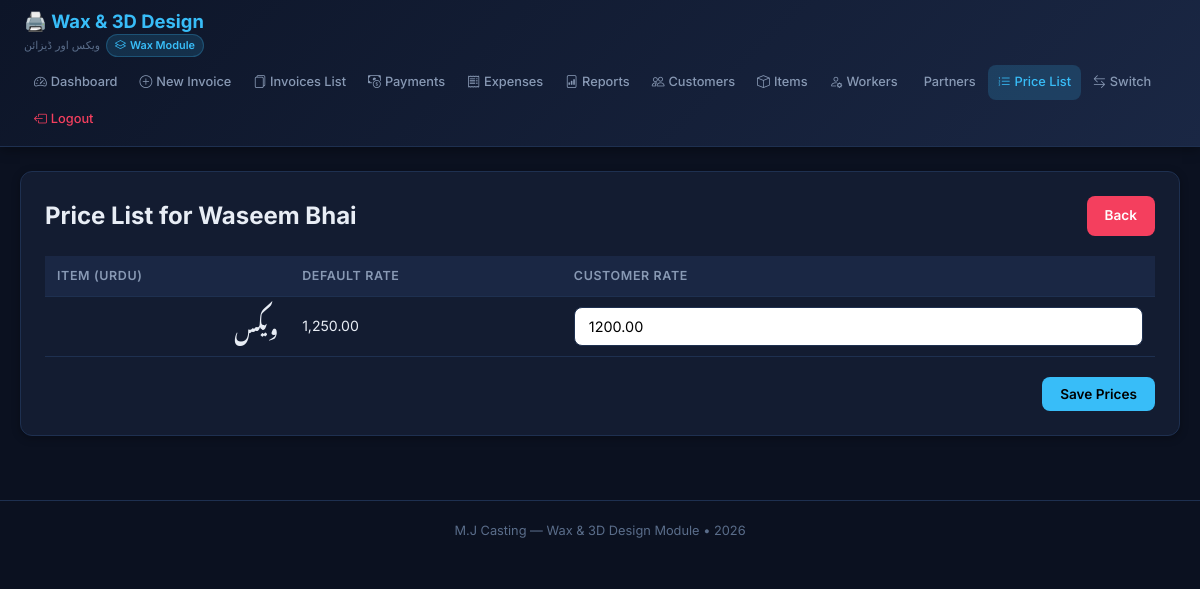
/wax/price_list.php?customer_id=2 (signed in), run on the app's committed database.
### tables this page shows
CREATE TABLE `wax_customers` (
  `id` int(11) NOT NULL,
  `name` varchar(100) NOT NULL,
  `contact` varchar(50) DEFAULT NULL,
  `address` text DEFAULT NULL,
  `opening_balance` decimal(10,2) DEFAULT 0.00,
  `billing_style` enum('weekly','monthly','cash') DEFAULT 'cash',
  `active` tinyint(1) DEFAULT 1,
  `created_at` timestamp NOT NULL DEFAULT current_timestamp()
);

CREATE TABLE `wax_items` (
  `id` int(11) NOT NULL,
  `name` varchar(255) DEFAULT NULL,
  `name_urdu` varchar(255) NOT NULL,
  `category` enum('wax','design','mix') NOT NULL,
  `default_rate` decimal(10,2) DEFAULT NULL,
  `active` tinyint(1) DEFAULT 1
);

### wax/includes/functions.php (called while the page is built, shortened)
<?php
function format_currency($amount) {
    return number_format($amount, 2);
}

### wax/price_list.php (the view, shortened to what this page needs)
<?php
require_once __DIR__ . '/includes/functions.php';
$customer_id = $_GET['customer_id'] ?? 0;
$pdo = getDB();
$stmt = $pdo->prepare("SELECT * FROM wax_customers WHERE id = ?");
$stmt->execute([$customer_id]);
$customer = $stmt->fetch();
$items = $pdo->query("SELECT * FROM wax_items WHERE category = 'wax' AND active = 1 ORDER BY name_urdu ASC")->fetchAll();
$stmtRates = $pdo->prepare("SELECT item_id, rate FROM wax_price_list WHERE customer_id = ?");
$stmtRates->execute([$customer_id]);
$existing_rates = $stmtRates->fetchAll(PDO::FETCH_KEY_PAIR);
include __DIR__ . '/templates/header.php';
?>
<div class="card">
    <div style="display: flex; justify-content: space-between; align-items: center; margin-bottom: 20px;">
        <h2>Price List for <?= htmlspecialchars($customer['name']) ?></h2>
        <a href="customers.php" class="btn btn-danger">Back</a>
    </div>
    <form method="POST">
        <table>
            <thead>
                <tr>
                    <th>Item (Urdu)</th>
                    <th>Default Rate</th>
                    <th>Customer Rate</th>
                </tr>
            </thead>
            <tbody>
                <?php foreach ($items as $item): ?>
                <tr>
                    <td style="font-family: 'Noto Nastaliq Urdu', serif; font-size: 1.2em; direction: rtl; text-align: right;">
                        <?= htmlspecialchars($item['name_urdu']) ?>
                    </td>
                    <td><?= $item['default_rate'] > 0 ? format_currency($item['default_rate']) : '-' ?></td>
                    <td>
                        <input type="number" step="0.01" name="rates[]"
                               value="<?= $existing_rates[$item['id']] ?? '' ?>"
                               placeholder="Enter rate">
                    </td>
                </tr>
                <?php endforeach; ?>
            </tbody>
        </table>
        <div style="margin-top: 20px; text-align: right;">
            <button type="submit" class="btn btn-primary">Save Prices</button>
        </div>
    </form>
</div>
<?php include __DIR__ . '/templates/footer.php'; ?>

### wax/templates/header.php (style rules this page uses)
*, *::before, *::after { box-sizing: border-box; margin: 0; padding: 0; }
:root { --primary: #38bdf8; --primary-dark: #0284c7; --success: #10b981; --danger: #f43f5e; --warning: #f59e0b; --border: #1e3050; --bg-card: #131c31; --bg-body: #0b1120; --text-primary: #e8edf5; --text-secondary: #8899b4; --text-muted: #5a6d8a; --shadow: 0 2px 8px rgba(0,0,0,0.3); }
html, body { width: 100%; min-height: 100vh; font-family: 'Inter', -apple-system, sans-serif; background: var(--bg-body); color: var(--text-primary); line-height: 1.6; }
.card { background: var(--bg-card); border: 1px solid var(--border); border-radius: 12px; padding: 24px; margin-bottom: 20px; box-shadow: var(--shadow); }
h2, h3 { margin-top: 0; color: var(--text-primary); }
input, select, textarea { width: 100%; padding: 10px 14px; border: 1px solid var(--border); border-radius: 8px; font-size: 0.9rem; background: #fff; color: #000; font-family: 'Inter', sans-serif; transition: border-color 0.2s; }
input::placeholder, textarea::placeholder { color: #666; opacity: 1; }
table { width: 100%; border-collapse: collapse; }
th, td { padding: 10px 12px; text-align: left; border-bottom: 1px solid var(--border); font-size: 0.88rem; }
th { background: #1a2744; color: var(--text-secondary); font-weight: 600; font-size: 0.78rem; text-transform: uppercase; letter-spacing: 0.05em; }
.btn { display: inline-flex; align-items: center; gap: 5px; padding: 9px 18px; border-radius: 8px; font-size: 0.85rem; font-weight: 600; text-decoration: none; border: none; cursor: pointer; transition: all 0.2s; font-family: 'Inter', sans-serif; }
.btn-primary { background: var(--primary); color: #000; }
.btn-danger { background: var(--danger); color: #fff; }

### data on the page
wax_customers: name "Waseem Bhai"
wax_items: name_urdu "ویکس", default_rate "1,250.00", id "1200.00"
